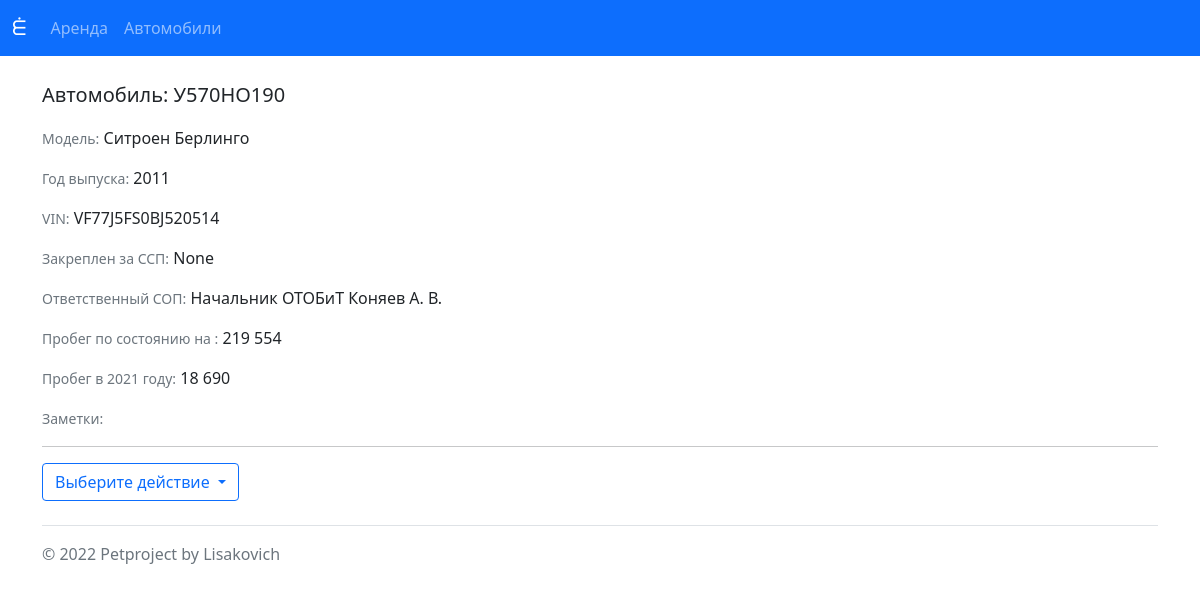
The app's page /cars/detail/6/ with its own data.
### crs/models.py (models this page shows, shortened)
class Cars(models.Model):
    crs_model=models.CharField( null=True, blank=True, max_length=33,unique=False,verbose_name='Модель')
    crs_gosnom=models.CharField( null=True, blank=True, max_length=9,unique=False,verbose_name='Госномер')
    crs_year=models.PositiveIntegerField(default=current_year(),validators=[MinValueValidator(2001), max_value_current_year], verbose_name='Год выпуска')
    crs_vin=models.CharField(null=False,blank=False, max_length=17, verbose_name='VIN')
    crs_drive_21=models.PositiveIntegerField(null=False,blank=False, default=0, verbose_name='Пробег 2021')
    crs_drive_22 = models.PositiveIntegerField(null=False,blank=False, default=0, verbose_name='Пробег 2022')
    crs_odo_01_km = models.PositiveIntegerField(null=False,blank=False, default=0, verbose_name='Показание одометра №1')
    crs_odo_01_date = models.DateField (null=True,blank=True,verbose_name='Дата одометража 1')
    crs_ssp = models.CharField( null=True, blank=True, max_length=512, unique=False,verbose_name='ССП')
    crs_sop = models.CharField(null=True, blank=True, max_length=512, unique=False, verbose_name='Ответственный пользователь')
    crs_note = models.TextField(null=True, blank=True, unique=False, verbose_name='Заметки')
    class Meta:
        verbose_name='Автомобиль'
        verbose_name_plural='Автомобили'
        ordering=['crs_year']

### crs/views.py (the view)
# urls.py: path('cars/detail/<int:pk>/', CarDetailView.as_view(), name='car_detail'),
class CarDetailView(DetailView):
    queryset = Cars.objects.all()
    template_name = 'crs/car_detail.html'

### templates/crs/car_detail.html (shortened to what this page needs)
{% extends 'base.html' %}
{% load humanize %}
{% block Body %}
    <br/>
    <p class="lead">
         Автомобиль: {{ object.crs_gosnom }}
    </p>
        <div class="col-md fw-light">
                <p> <small class="text-muted">Модель:</small> {{ object.crs_model }}</p>
                <p> <small class="text-muted">Год выпуска:</small> {{ object.crs_year }}</p>
                <p> <small class="text-muted">VIN:</small> {{ object.crs_vin }}</p>
                <p> <small class="text-muted">Закреплен за ССП:</small> {{ object.crs_ssp }}</p>
                <p> <small class="text-muted">Ответственный СОП:</small> {{ object.crs_sop }}</p>
                <p> <small class="text-muted">Пробег по состоянию на {{ object.crs_odo_01_date|date:"Y-m-d" }}:</small> {{ object.crs_odo_01_km|intcomma }}</p>
                <p> <small class="text-muted">Пробег в 2021 году:</small> {{ object.crs_drive_21|intcomma }}</p>
                <p> <small class="text-muted">Заметки:</small> {{ object.crs_note }}</p>
        </div>
    <hr>
    <div class="dropdown">
      <a class="btn btn-outline-primary dropdown-toggle" href="#" role="button" id="dropdownMenuLink" data-bs-toggle="dropdown" aria-expanded="false">
        Выберите действие
      </a>
    </div>
{% endblock Body %}

### records on screen
Cars: crs_gosnom "У570НО190", crs_model "Ситроен Берлинго", crs_year "2011", crs_vin "VF77J5FS0BJ520514", crs_ssp "None", crs_sop "Начальник ОТОБиТ Коняев А. В.", crs_odo_01_km "219 554", crs_drive_21 "18 690"
